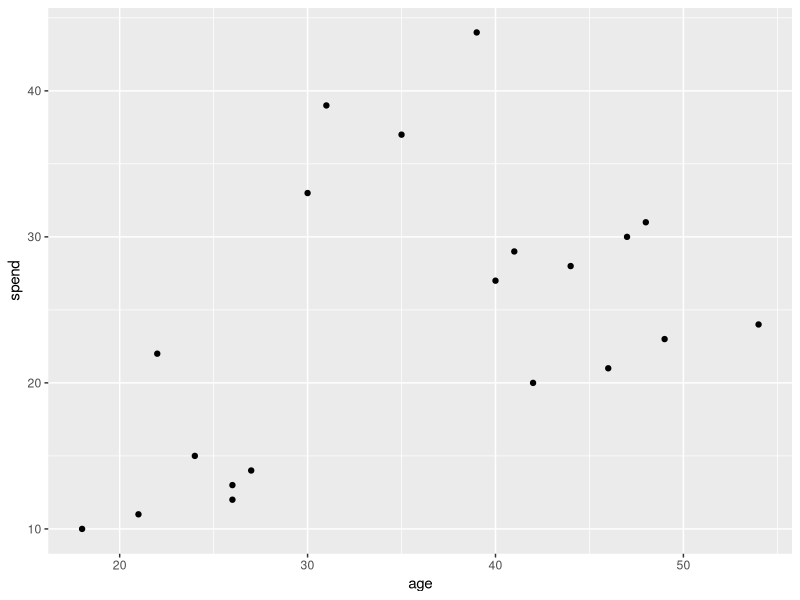
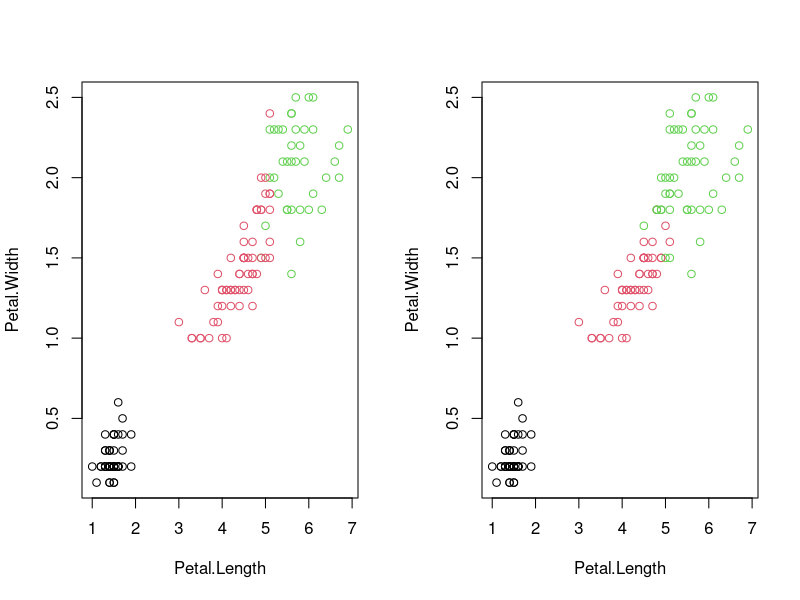
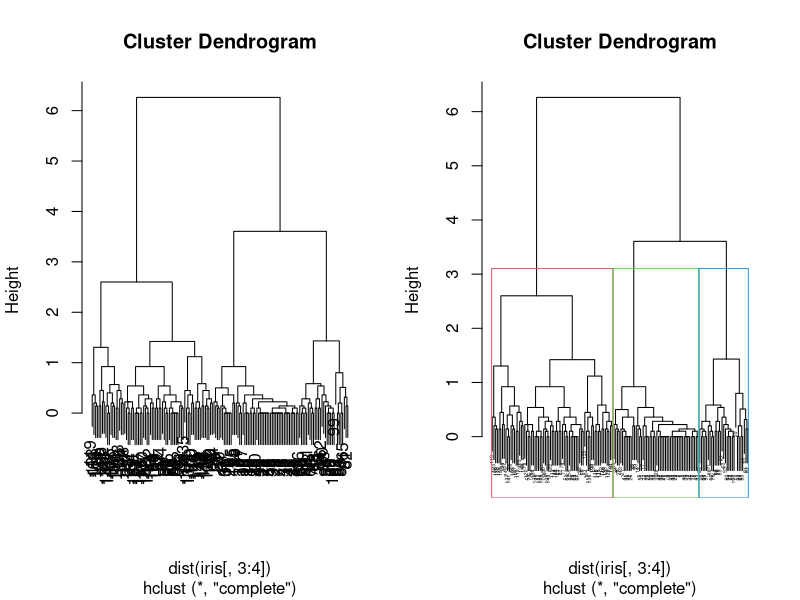
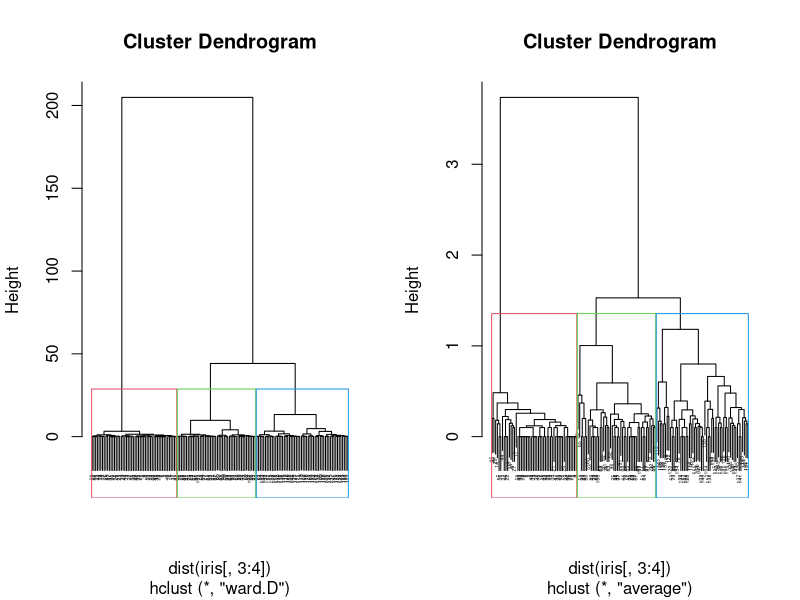

Generate these figures, in order, with R:
#Clustering Basics:

#Clustering----
#Example:
#We have data on the total spend of customers and their ages. 
#To improve advertising, marketing team wants to send more targeted emails to their customers.

#Plot the total spend and the age of the customers.
library(ggplot2)
df <- data.frame(age = c(18, 21, 22, 24, 26, 26, 27, 30, 31, 35, 39, 40, 41, 42, 44, 46, 47, 48, 49, 54),
                 spend = c(10, 11, 22, 15, 12, 13, 14, 33, 39, 37, 44, 27, 29, 20, 28, 21, 30, 31, 23, 24)
)
ggplot(df, aes(x = age, y = spend)) +
  geom_point()

#Partition Clustering ----
#Kmeans clustering on iris dataset
data("iris")
View(iris)
i1<-iris
i1$Species=NULL
head(i1)

#Kmeans with k = 3

res <- kmeans(i1,3)
res
res$size
res$cluster

#To check the accuracy of clusters formed:
#Plot
par(mfcol = c(1, 2))
plot(iris[c("Petal.Length","Petal.Width")],col= res$cluster)
plot(iris[c("Petal.Length","Petal.Width")],col= iris$Species)

#table cmd:
iris$CL<-res$cluster
View(iris)
table(iris$Species,iris$CL)

#Accuracy:
#Total Correctly classifed instances = 50+48+36
#Accuracy = (134)/(150) = 89.3%


#Hierarchical Clustering----
summary(iris)

#Method1=Complete
#Using hclust function on the dataset for hierarchical clustering
c1 = hclust(dist(iris[,3:4]),method = "complete")
plot(c1)
plot(c1, cex=0.3)
#cut the dendrogram tree with a horizontal line at a height where the line can traverse 
#without intersecting the merging point. Hence, We can see the ideal no. of clusters is 2.
#But that will not divide the dataset correctly, hence, taking no. of clusters as 3.
#we can cut-off the tree at desired no. of clusters using cutree.
Cut1 = cutree(c1,3)
table(iris$Species, Cut1)
#Rectangular Clusters
rect.hclust(c1,k=3,border = 2:5)
#Accuracy:
#Total Correctly classifed instances = 50+50+29
#Accuracy = (50+29+50)/(150) = 85 %

#Method2=ward.D
c2 = hclust(dist(iris[,3:4]),method = "ward.D")
plot(c2, cex=0.3)
#We see that the ideal n. of clusters is 3 or 4.
#We cut the tree at the desired no. of clusters using cutree.
Cut2 = cutree(c2,3)
table(iris$Species,Cut2)
rect.hclust(c2,k=3,border = 2:5)
#Accuracy:
#Total Correctly classifed instances = 50+45+49
#Accuracy = (50+45+49)/(150) = 96 %

#Method3=Average
c3 = hclust(dist(iris[,3:4]),method = "average")
plot(c3, cex=0.3)
#We see that the ideal n. of clusters is 3 or 4.
#We cut the tree at the desired no. of clusters using cutree.
Cut3 = cutree(c3,3)
table(iris$Species,Cut3)
rect.hclust(c3,k=3,border = 2:5)
#Accuracy:
#Total Correctly classifed instances = 50+45+49
#Accuracy = (50+45+49)/(150) = 96 %